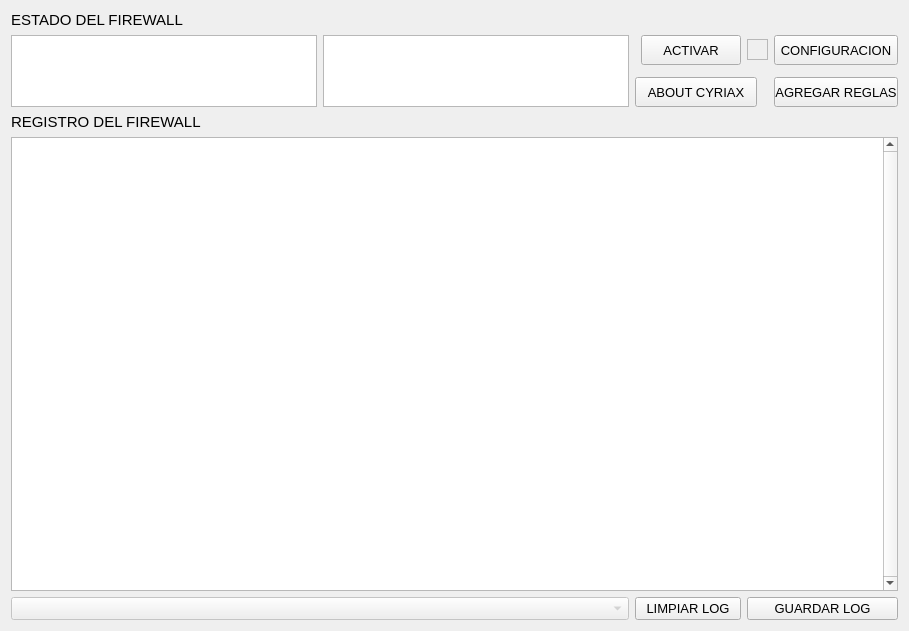
<?xml version="1.0" encoding="UTF-8"?>
<ui version="4.0">
 <class>Firewall</class>
 <widget class="QWidget" name="Firewall">
  <property name="windowModality">
   <enum>Qt::NonModal</enum>
  </property>
  <property name="geometry">
   <rect>
    <x>0</x>
    <y>0</y>
    <width>909</width>
    <height>631</height>
   </rect>
  </property>
  <property name="font">
   <font>
    <family>Cantarell</family>
   </font>
  </property>
  <property name="windowTitle">
   <string>\--&gt;  CYRIAX  &lt;--/</string>
  </property>
  <layout class="QGridLayout" name="gridLayout">
   <item row="0" column="0">
    <widget class="QLabel" name="label">
     <property name="font">
      <font>
       <family>Cantarell</family>
       <pointsize>11</pointsize>
      </font>
     </property>
     <property name="text">
      <string>ESTADO DEL FIREWALL</string>
     </property>
    </widget>
   </item>
   <item row="1" column="0" rowspan="3">
    <widget class="QTextEdit" name="textEdit">
     <property name="enabled">
      <bool>true</bool>
     </property>
     <property name="sizePolicy">
      <sizepolicy hsizetype="Expanding" vsizetype="Expanding">
       <horstretch>0</horstretch>
       <verstretch>0</verstretch>
      </sizepolicy>
     </property>
     <property name="minimumSize">
      <size>
       <width>0</width>
       <height>0</height>
      </size>
     </property>
     <property name="maximumSize">
      <size>
       <width>16777215</width>
       <height>72</height>
      </size>
     </property>
     <property name="font">
      <font>
       <pointsize>10</pointsize>
      </font>
     </property>
     <property name="styleSheet">
      <string notr="true"/>
     </property>
     <property name="verticalScrollBarPolicy">
      <enum>Qt::ScrollBarAlwaysOff</enum>
     </property>
     <property name="horizontalScrollBarPolicy">
      <enum>Qt::ScrollBarAlwaysOff</enum>
     </property>
     <property name="html">
      <string>&lt;!DOCTYPE HTML PUBLIC &quot;-//W3C//DTD HTML 4.0//EN&quot; &quot;http://www.w3.org/TR/REC-html40/strict.dtd&quot;&gt;
&lt;html&gt;&lt;head&gt;&lt;meta name=&quot;qrichtext&quot; content=&quot;1&quot; /&gt;&lt;style type=&quot;text/css&quot;&gt;
p, li { white-space: pre-wrap; }
&lt;/style&gt;&lt;/head&gt;&lt;body style=&quot; font-family:'Cantarell'; font-size:10pt; font-weight:400; font-style:normal;&quot;&gt;
&lt;p style=&quot;-qt-paragraph-type:empty; margin-top:0px; margin-bottom:0px; margin-left:0px; margin-right:0px; -qt-block-indent:0; text-indent:0px; font-family:'Sans Serif';&quot;&gt;&lt;br /&gt;&lt;/p&gt;&lt;/body&gt;&lt;/html&gt;</string>
     </property>
     <property name="textInteractionFlags">
      <set>Qt::TextSelectableByMouse</set>
     </property>
    </widget>
   </item>
   <item row="1" column="1" rowspan="3">
    <widget class="QTextEdit" name="textEdit_2">
     <property name="enabled">
      <bool>true</bool>
     </property>
     <property name="sizePolicy">
      <sizepolicy hsizetype="Expanding" vsizetype="Expanding">
       <horstretch>0</horstretch>
       <verstretch>0</verstretch>
      </sizepolicy>
     </property>
     <property name="minimumSize">
      <size>
       <width>0</width>
       <height>0</height>
      </size>
     </property>
     <property name="maximumSize">
      <size>
       <width>16777215</width>
       <height>72</height>
      </size>
     </property>
     <property name="font">
      <font>
       <pointsize>10</pointsize>
       <kerning>true</kerning>
      </font>
     </property>
     <property name="contextMenuPolicy">
      <enum>Qt::DefaultContextMenu</enum>
     </property>
     <property name="acceptDrops">
      <bool>true</bool>
     </property>
     <property name="frameShape">
      <enum>QFrame::StyledPanel</enum>
     </property>
     <property name="frameShadow">
      <enum>QFrame::Sunken</enum>
     </property>
     <property name="verticalScrollBarPolicy">
      <enum>Qt::ScrollBarAlwaysOff</enum>
     </property>
     <property name="horizontalScrollBarPolicy">
      <enum>Qt::ScrollBarAlwaysOff</enum>
     </property>
     <property name="tabChangesFocus">
      <bool>false</bool>
     </property>
     <property name="undoRedoEnabled">
      <bool>true</bool>
     </property>
     <property name="html">
      <string>&lt;!DOCTYPE HTML PUBLIC &quot;-//W3C//DTD HTML 4.0//EN&quot; &quot;http://www.w3.org/TR/REC-html40/strict.dtd&quot;&gt;
&lt;html&gt;&lt;head&gt;&lt;meta name=&quot;qrichtext&quot; content=&quot;1&quot; /&gt;&lt;style type=&quot;text/css&quot;&gt;
p, li { white-space: pre-wrap; }
&lt;/style&gt;&lt;/head&gt;&lt;body style=&quot; font-family:'Cantarell'; font-size:10pt; font-weight:400; font-style:normal;&quot;&gt;
&lt;p style=&quot;-qt-paragraph-type:empty; margin-top:0px; margin-bottom:0px; margin-left:0px; margin-right:0px; -qt-block-indent:0; text-indent:0px;&quot;&gt;&lt;br /&gt;&lt;/p&gt;&lt;/body&gt;&lt;/html&gt;</string>
     </property>
     <property name="overwriteMode">
      <bool>false</bool>
     </property>
     <property name="tabStopWidth">
      <number>80</number>
     </property>
     <property name="textInteractionFlags">
      <set>Qt::TextSelectableByMouse</set>
     </property>
    </widget>
   </item>
   <item row="1" column="4">
    <widget class="QGraphicsView" name="graphicsView">
     <property name="enabled">
      <bool>false</bool>
     </property>
     <property name="maximumSize">
      <size>
       <width>21</width>
       <height>21</height>
      </size>
     </property>
     <property name="focusPolicy">
      <enum>Qt::NoFocus</enum>
     </property>
     <property name="backgroundBrush">
      <brush brushstyle="SolidPattern">
       <color alpha="255">
        <red>0</red>
        <green>0</green>
        <blue>0</blue>
       </color>
      </brush>
     </property>
     <property name="foregroundBrush">
      <brush brushstyle="NoBrush">
       <color alpha="255">
        <red>0</red>
        <green>0</green>
        <blue>0</blue>
       </color>
      </brush>
     </property>
    </widget>
   </item>
   <item row="1" column="5">
    <widget class="QPushButton" name="pushButton_3">
     <property name="enabled">
      <bool>true</bool>
     </property>
     <property name="minimumSize">
      <size>
       <width>124</width>
       <height>30</height>
      </size>
     </property>
     <property name="maximumSize">
      <size>
       <width>124</width>
       <height>30</height>
      </size>
     </property>
     <property name="font">
      <font>
       <family>Cantarell</family>
       <pointsize>10</pointsize>
      </font>
     </property>
     <property name="text">
      <string>CONFIGURACION</string>
     </property>
    </widget>
   </item>
   <item row="3" column="2" colspan="3">
    <widget class="QPushButton" name="pushButton_2">
     <property name="enabled">
      <bool>true</bool>
     </property>
     <property name="minimumSize">
      <size>
       <width>122</width>
       <height>30</height>
      </size>
     </property>
     <property name="maximumSize">
      <size>
       <width>122</width>
       <height>30</height>
      </size>
     </property>
     <property name="font">
      <font>
       <family>Cantarell</family>
       <pointsize>10</pointsize>
      </font>
     </property>
     <property name="text">
      <string>ABOUT CYRIAX</string>
     </property>
     <property name="checkable">
      <bool>false</bool>
     </property>
    </widget>
   </item>
   <item row="3" column="5">
    <widget class="QPushButton" name="pushButton_4">
     <property name="enabled">
      <bool>true</bool>
     </property>
     <property name="minimumSize">
      <size>
       <width>124</width>
       <height>30</height>
      </size>
     </property>
     <property name="maximumSize">
      <size>
       <width>124</width>
       <height>30</height>
      </size>
     </property>
     <property name="font">
      <font>
       <family>Cantarell</family>
       <pointsize>10</pointsize>
      </font>
     </property>
     <property name="text">
      <string>AGREGAR REGLAS</string>
     </property>
    </widget>
   </item>
   <item row="4" column="0">
    <widget class="QLabel" name="label_2">
     <property name="font">
      <font>
       <family>Cantarell</family>
       <pointsize>11</pointsize>
      </font>
     </property>
     <property name="text">
      <string>REGISTRO DEL FIREWALL</string>
     </property>
    </widget>
   </item>
   <item row="5" column="0" colspan="6">
    <widget class="QPlainTextEdit" name="plainTextEdit">
     <property name="enabled">
      <bool>true</bool>
     </property>
     <property name="font">
      <font>
       <pointsize>9</pointsize>
      </font>
     </property>
     <property name="verticalScrollBarPolicy">
      <enum>Qt::ScrollBarAlwaysOn</enum>
     </property>
     <property name="horizontalScrollBarPolicy">
      <enum>Qt::ScrollBarAlwaysOff</enum>
     </property>
     <property name="textInteractionFlags">
      <set>Qt::TextSelectableByMouse</set>
     </property>
    </widget>
   </item>
   <item row="6" column="0" colspan="2">
    <widget class="QComboBox" name="comboBox">
     <property name="enabled">
      <bool>false</bool>
     </property>
     <property name="font">
      <font>
       <family>Cantarell</family>
       <pointsize>10</pointsize>
      </font>
     </property>
    </widget>
   </item>
   <item row="6" column="2" colspan="2">
    <widget class="QPushButton" name="pushButton_5">
     <property name="enabled">
      <bool>true</bool>
     </property>
     <property name="font">
      <font>
       <family>Cantarell</family>
       <pointsize>10</pointsize>
      </font>
     </property>
     <property name="text">
      <string>LIMPIAR LOG</string>
     </property>
    </widget>
   </item>
   <item row="6" column="4" colspan="2">
    <widget class="QPushButton" name="pushButton_6">
     <property name="enabled">
      <bool>true</bool>
     </property>
     <property name="font">
      <font>
       <family>Cantarell</family>
       <pointsize>10</pointsize>
      </font>
     </property>
     <property name="text">
      <string>GUARDAR LOG</string>
     </property>
    </widget>
   </item>
   <item row="1" column="3">
    <widget class="QPushButton" name="pushButton">
     <property name="sizePolicy">
      <sizepolicy hsizetype="Minimum" vsizetype="Fixed">
       <horstretch>100</horstretch>
       <verstretch>30</verstretch>
      </sizepolicy>
     </property>
     <property name="minimumSize">
      <size>
       <width>100</width>
       <height>30</height>
      </size>
     </property>
     <property name="maximumSize">
      <size>
       <width>100</width>
       <height>30</height>
      </size>
     </property>
     <property name="font">
      <font>
       <family>Cantarell</family>
       <pointsize>10</pointsize>
       <weight>50</weight>
       <bold>false</bold>
       <kerning>true</kerning>
      </font>
     </property>
     <property name="text">
      <string notr="true">ACTIVAR</string>
     </property>
     <property name="checkable">
      <bool>true</bool>
     </property>
     <property name="default">
      <bool>false</bool>
     </property>
    </widget>
   </item>
  </layout>
  <zorder>pushButton_3</zorder>
  <zorder>pushButton_2</zorder>
  <zorder>pushButton_4</zorder>
  <zorder>label</zorder>
  <zorder>textEdit</zorder>
  <zorder>textEdit_2</zorder>
  <zorder>label_2</zorder>
  <zorder>pushButton_6</zorder>
  <zorder>pushButton_5</zorder>
  <zorder>comboBox</zorder>
  <zorder>plainTextEdit</zorder>
  <zorder>graphicsView</zorder>
  <zorder>pushButton</zorder>
 </widget>
 <layoutdefault spacing="6" margin="11"/>
 <resources/>
 <connections/>
 <slots>
  <slot>abrirConf()</slot>
  <slot>abrirMostrarreglas()</slot>
 </slots>
</ui>
